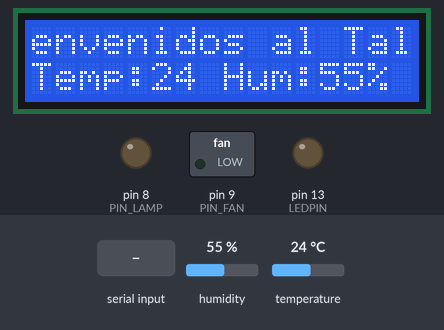
This sketch was run on a simulated Arduino Uno, built with avr-gcc and run on an emulated ATmega328P. Parts: 16×2 character LCD, switched loads named in the sketch (green lamp = pin HIGH), output pins drawn as LEDs (lit = HIGH). Inputs (shaded band) come from the test bench; at power-on: humidity 55 %, temperature 24 °C. What the sketch prints to the serial monitor is not drawn.

Above: at 1.2 s.
1.3 s: humidity set to 22 %
At 1.38 s:
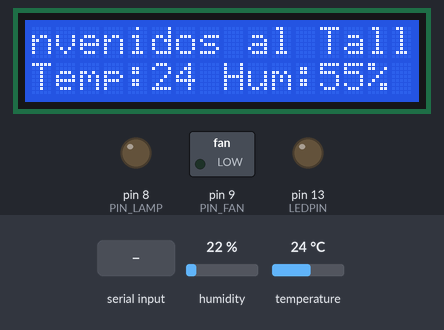
4.1 s: temperature set to 12 °C
At 4.16 s:
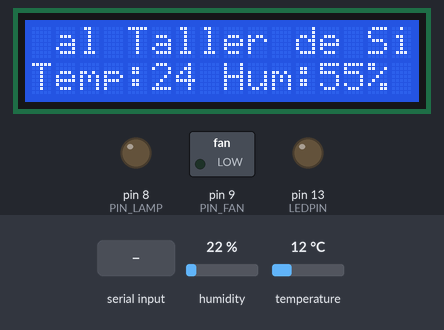
7.2 s: "led on" received over the second serial link
At 7.62 s:
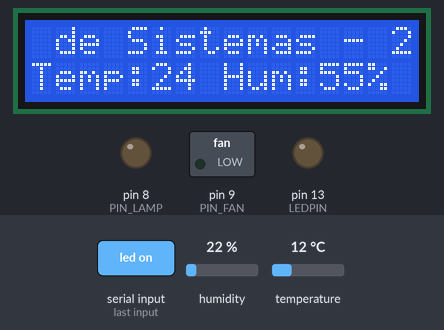
9.9 s: humidity set to 40 %
12.5 s: temperature set to 19 °C
At 13.91 s:
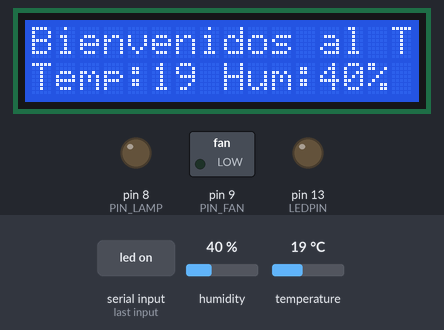
15.2 s: "led off" received over the second serial link
Timing chart, 0 to 18.0 s (numbered marks = the images above; inputs shaded):
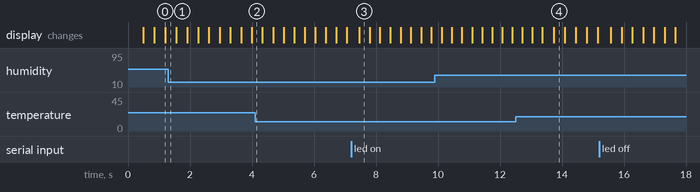

The sketch:

lcd_sensor_bluetooth.ino
```cpp
#include <Wire.h>
#include <LiquidCrystal_I2C.h>
#include <dht11.h>
#include <SoftwareSerial.h>

//Crear el objeto lcd  dirección  0x y 16 columnas x 2 filas
LiquidCrystal_I2C lcd(0x27,16,2);
//#include <string>

#define DHT11PIN A3 //Pin data del sensor
#define LEDPIN 13//Led
#define PINLED_AZUL 2 //Led azul
#define PINLED_VERDE 3 //Led verde
#define PINLED_AMARILLO 4 //Led amarillo (alerta)
#define PINLED_NARANJA 5//Led naranja
#define PINLED_ROJO 6 //Led rojo
#define PIN_LAMP 8//Lámpara
#define PIN_FAN 9//Ventilador
#define COLS 16 // Columnas del LCD
#define ROWS 2 // Filas del LCD
#define VELOCIDAD 300 // Velocidad a la que se mueve el texto

dht11 DHT11; //Sensor de temperatura y humedad
//LiquidCrystal lcd(12,11,5,4,3,2); //defino lo pines
SoftwareSerial BT(0, 1); //TX, RX  pins of arduino respetively

// Variables
String textoSuperior = "Bienvenidos al Taller de Sistemas - 2019";
String textoInferior = "IOT - 2019";
String command;
float ultimaTemperatura;
float ultimaHumedad;

void setup() {
  // put your setup code here, to run once:
    // Inicializar el LCD
  lcd.init();

  //Encender la luz de fondo.
  lcd.backlight();
  lcd.setCursor(0, 0);
  //lcd.begin(COLS,ROWS);  //definiciiones del display, 16 columnas por 2 filas
//  lcd.setCursor(0,0);
  Serial.begin(9600); //Serial
  BT.begin(9600); //Bluetooth
  pinMode(PIN_LAMP, OUTPUT);
  pinMode(PIN_FAN,OUTPUT);
  pinMode(LEDPIN,OUTPUT);
}

void loop() {
  int chk = DHT11.read(DHT11PIN); //lee el pin y en chk (check) sirve para comprobar si hay errores
  int textoLongitud=textoSuperior.length(); // Obtenemos el tamaño del texto

  // Mostramos salida del texto por la izquierda
  for(int i=1; i<=textoLongitud ; i++)
  {
    String texto = textoSuperior.substring(i-1);

    // Limpiamos pantalla
    lcd.clear();

    //Situamos el cursor
    lcd.setCursor(0, 0);

    // Escribimos el texto
    lcd.print(texto);

    //Situamos el cursor
    lcd.setCursor(0, 1);

    // Escribimos el texto
    textoInferior = "Temp:" + String(DHT11.temperature)+ " Hum:" + String(DHT11.humidity) + "%";

    //Serial.print("Humidity (%): ");
    //Serial.println((float)DHT11.humidity, 2);
    //Serial.print("Temperature (C): ");
    //Serial.println((float)DHT11.temperature, 2);
    if ((DHT11.temperature != ultimaTemperatura) || (DHT11.humidity != ultimaHumedad))
    {
      Serial.print("Temperature (C): ");
      Serial.println((float)DHT11.temperature, 2);
      Serial.print("Humidity (%): ");
      Serial.println((float)DHT11.humidity, 2);

      ultimaTemperatura=DHT11.temperature;
      ultimaHumedad=DHT11.humidity;
    }

    lcd.print(textoInferior); //Imprimi en el lcd

    // Esperamos
    delay(VELOCIDAD);
   nivelAlertas(ultimaTemperatura,ultimaHumedad);
    /*Inicio bluetooth*/

    while (BT.available()){  //Check if there is an available byte to read
      delay(10); //Delay added to make thing stable
      char c = BT.read(); //Conduct a serial read
      command += c; //build the string.
    }
    if (command.length() > 0) {
      Serial.println(command);
      //Serial.println(command.length());
      //Serial.println(command.substring(0,command.length()-2));
      //if(command == "led on") //this command will be given as an input to switch on light1
      if (command.substring(0,command.length()-2) == "led on") //this command will be given as an input to switch on light1
      //if (command.length() > 0)
      {
        digitalWrite(LEDPIN, HIGH);
        //delay(1000);
      }
      else if (command.substring(0,command.length()-2) == "led off") //this command will be given as an input to switch off light1 simillarly other commands work
      {
        digitalWrite(LEDPIN, LOW);
      }
      else if (command.substring(0,command.length()-2) == "lamp on")
      {
        digitalWrite (PIN_LAMP, HIGH);
      }
      else if (command.substring(0,command.length()-2) == "lamp off")
      {
        digitalWrite (PIN_LAMP, LOW);
      }
      else if (command.substring(0,command.length()-2) == "fan on")
      {
        digitalWrite (PIN_FAN, HIGH);
      }
      else if (command.substring(0,command.length()-2) == "fan off")
      {
        digitalWrite (PIN_FAN, LOW);
      }
      else if (command.substring(0,command.length()-2) == "all on")//using this command you can switch on all devices
      {
        digitalWrite (PIN_LAMP, HIGH);
        digitalWrite (PIN_FAN, HIGH);
        digitalWrite (LEDPIN, HIGH);
      }
      else if (command.substring(0,command.length()-2) == "all off")//using this command you can switch off all devices
      {
        digitalWrite (PIN_LAMP, LOW);
        digitalWrite (PIN_FAN, LOW);
        digitalWrite (LEDPIN, LOW);
      }

      command=""; //Reset the variable
    }
    /*Fin bluetooth*/
  }
}


void nivelAlertas(int temperatura,int humedad) {
  if(temperatura < 15) {
    digitalWrite(PINLED_AZUL, HIGH);
    digitalWrite(PINLED_VERDE, LOW);
    digitalWrite(PINLED_AMARILLO, LOW);
    digitalWrite(PINLED_NARANJA, LOW);
    digitalWrite(PINLED_ROJO, LOW);
  }
  else if(temperatura >= 15 && temperatura <27){
    digitalWrite(PINLED_AZUL,LOW);
    digitalWrite(PINLED_VERDE, HIGH);
    digitalWrite(PINLED_AMARILLO, LOW);
    digitalWrite(PINLED_NARANJA, LOW);
    digitalWrite(PINLED_ROJO, LOW);
  }
  else if(temperatura >= 27 && temperatura <30){
    digitalWrite(PINLED_AZUL,LOW);
    digitalWrite(PINLED_VERDE, LOW);
    digitalWrite(PINLED_AMARILLO, HIGH);
    digitalWrite(PINLED_NARANJA, LOW);
    digitalWrite(PINLED_ROJO, LOW);
}
else if(temperatura >= 30 && temperatura <35){
    digitalWrite(PINLED_AZUL,LOW);
    digitalWrite(PINLED_VERDE, LOW);
    digitalWrite(PINLED_AMARILLO, LOW);
    digitalWrite(PINLED_NARANJA, HIGH);
    digitalWrite(PINLED_ROJO, LOW);
}
else if(temperatura >= 35){
    digitalWrite(PINLED_AZUL,LOW);
    digitalWrite(PINLED_VERDE, LOW);
    digitalWrite(PINLED_AMARILLO, LOW);
    digitalWrite(PINLED_NARANJA, LOW);
    digitalWrite(PINLED_ROJO, HIGH);
}
else {
    digitalWrite(PINLED_AZUL,LOW);
    digitalWrite(PINLED_VERDE, LOW);
    digitalWrite(PINLED_AMARILLO, LOW);
    digitalWrite(PINLED_NARANJA, LOW);
    digitalWrite(PINLED_ROJO, LOW);
}
}
```
